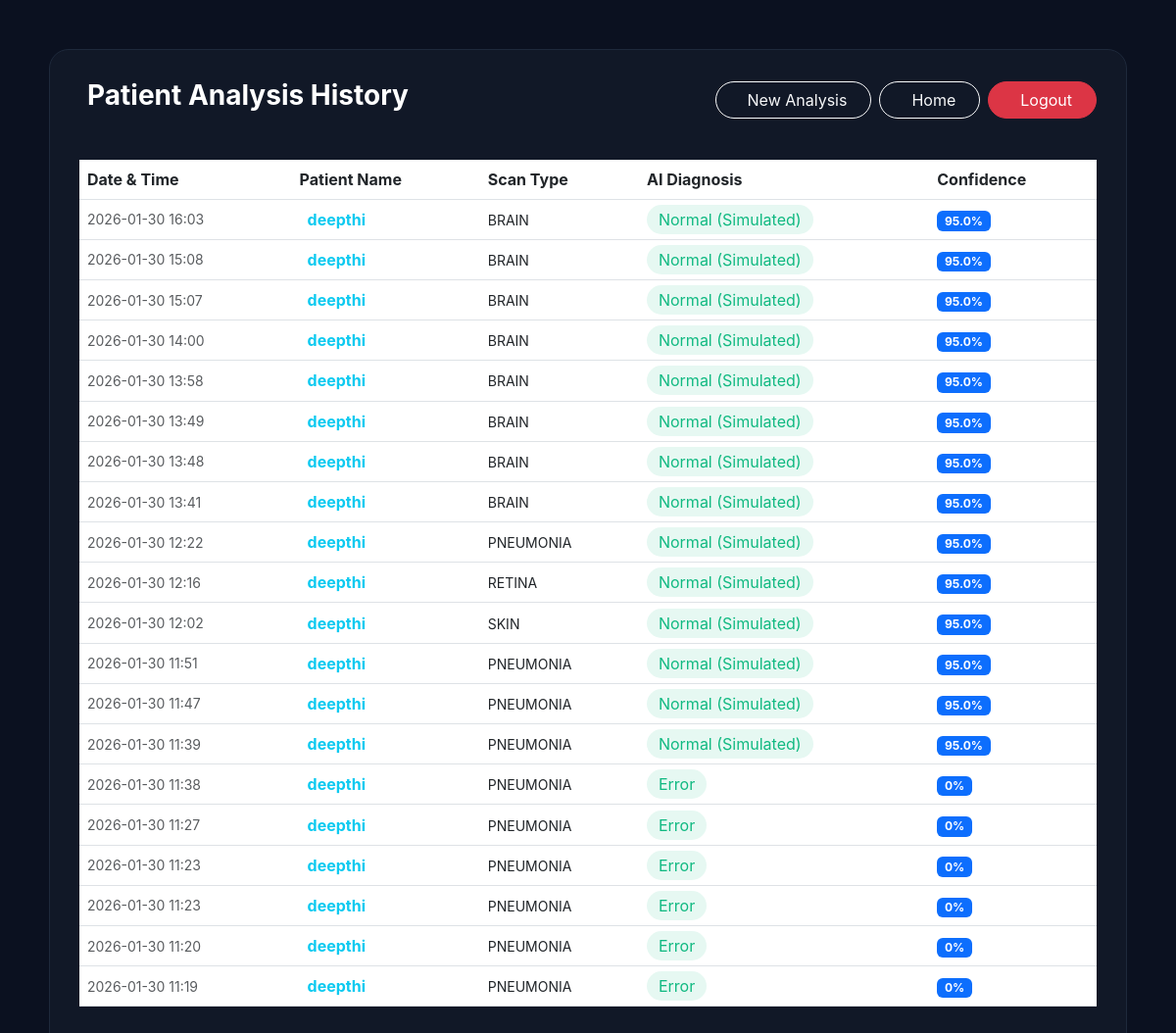
Screenshot of /history (signed in) with the database file from the repository.
### tables this page shows
CREATE TABLE history (
                        id INTEGER PRIMARY KEY AUTOINCREMENT, 
                        user_id INTEGER, 
                        category TEXT, 
                        status TEXT, 
                        confidence TEXT, 
                        date TEXT);

### app.py (the view)
@app.route('/history')
def history():
    if 'user_id' not in session: return redirect(url_for('login'))
    conn = sqlite3.connect('users.db')
    user_history = conn.execute("SELECT * FROM history WHERE user_id=? ORDER BY id DESC", (session['user_id'],)).fetchall()
    conn.close()
    return render_template('history.html', history=user_history, user_name=session['user_name'])

### templates/history.html (shortened to what this page needs)
<!DOCTYPE html>
<html lang="en">
<head>
    <link href="https://cdn.jsdelivr.net/npm/bootstrap@5.3.0/dist/css/bootstrap.min.css" rel="stylesheet">
</head>
<body>
    <div class="container history-card">
        <div class="d-flex justify-content-between align-items-center mb-4">
    <h3 class="fw-bold">
         Patient Analysis History
    </h3>
    <div class="d-flex gap-2">
        <a href="/dashboard" class="btn btn-outline-light rounded-pill px-4">
            New Analysis
        </a>
        <a href="/" class="btn btn-outline-light rounded-pill px-4">
            Home
        </a>
        <a href="/logout" class="btn btn-danger rounded-pill px-4">
            Logout
        </a>
    </div>
</div>
<div class="table-responsive">
    <table class="table table-hover mt-3">
        <thead>
            <tr>
                <th>Date & Time</th>
                <th>Patient Name</th>
                <th>Scan Type</th>
                <th>AI Diagnosis</th>
                <th>Confidence</th>
            </tr>
        </thead>
        <tbody>
    {% for row in history %}
    <tr>
        <td class="small text-muted">{{ row[5] }}</td>
        <td class="fw-bold text-info">
            {{ user_name }}
        </td>
        <td><span class="text-uppercase small">{{ row[2] }}</span></td>
        <td>
            <span class="status-{{ 'Detected' if 'Detected' in row[3] else 'Normal' }}">
                {{ row[3] }}
            </span>
        </td>
        <td>
            <span class="badge badge-conf bg-primary">{{ row[4] }}</span>
        </td>
    </tr>
    {% endfor %}
</tbody>
    </table>
</div>
</body>
</html>

### templates/history.html (style rules this page uses)
body { background-color: #0b1120; color: white; padding: 50px; font-family: 'Inter', sans-serif; }
.history-card { background: #111827; border-radius: 20px; padding: 30px; border: 1px solid #1e293b; }
.table { color: #e2e8f0; vertical-align: middle; }
.status-Normal { color: #10b981; background: rgba(16, 185, 129, 0.1); padding: 5px 12px; border-radius: 20px; }

### rows the page displays
history: date "2026-01-30 16:03", user_name "deepthi", category "BRAIN", status "Normal (Simulated)", confidence "95.0%"
history: date "2026-01-30 15:08", user_name "deepthi", category "BRAIN", status "Normal (Simulated)", confidence "95.0%"
history: date "2026-01-30 15:07", user_name "deepthi", category "BRAIN", status "Normal (Simulated)", confidence "95.0%"
history: date "2026-01-30 14:00", user_name "deepthi", category "BRAIN", status "Normal (Simulated)", confidence "95.0%"
history: date "2026-01-30 13:58", user_name "deepthi", category "BRAIN", status "Normal (Simulated)", confidence "95.0%"
history: date "2026-01-30 13:49", user_name "deepthi", category "BRAIN", status "Normal (Simulated)", confidence "95.0%"
history: date "2026-01-30 13:48", user_name "deepthi", category "BRAIN", status "Normal (Simulated)", confidence "95.0%"
history: date "2026-01-30 13:41", user_name "deepthi", category "BRAIN", status "Normal (Simulated)", confidence "95.0%"
history: date "2026-01-30 12:22", user_name "deepthi", category "PNEUMONIA", status "Normal (Simulated)", confidence "95.0%"
history: date "2026-01-30 12:16", user_name "deepthi", category "RETINA", status "Normal (Simulated)", confidence "95.0%"
history: date "2026-01-30 12:02", user_name "deepthi", category "SKIN", status "Normal (Simulated)", confidence "95.0%"
history: date "2026-01-30 11:51", user_name "deepthi", category "PNEUMONIA", status "Normal (Simulated)", confidence "95.0%"
history: date "2026-01-30 11:47", user_name "deepthi", category "PNEUMONIA", status "Normal (Simulated)", confidence "95.0%"
history: date "2026-01-30 11:39", user_name "deepthi", category "PNEUMONIA", status "Normal (Simulated)", confidence "95.0%"
history: date "2026-01-30 11:38", user_name "deepthi", category "PNEUMONIA", status "Error", confidence "0%"
history: date "2026-01-30 11:27", user_name "deepthi", category "PNEUMONIA", status "Error", confidence "0%"
history: date "2026-01-30 11:23", user_name "deepthi", category "PNEUMONIA", status "Error", confidence "0%"
history: date "2026-01-30 11:23", user_name "deepthi", category "PNEUMONIA", status "Error", confidence "0%"
history: date "2026-01-30 11:20", user_name "deepthi", category "PNEUMONIA", status "Error", confidence "0%"
history: date "2026-01-30 11:19", user_name "deepthi", category "PNEUMONIA", status "Error", confidence "0%"
